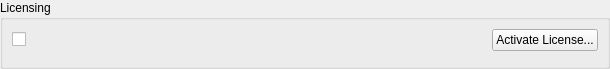
<?xml version="1.0" encoding="UTF-8"?>
<ui version="4.0">
 <class>LicensesProposeWidget</class>
 <widget class="QWidget" name="LicensesProposeWidget">
  <property name="geometry">
   <rect>
    <x>0</x>
    <y>0</y>
    <width>610</width>
    <height>64</height>
   </rect>
  </property>
  <property name="windowTitle">
   <string/>
  </property>
  <layout class="QVBoxLayout" name="verticalLayout">
   <property name="leftMargin">
    <number>0</number>
   </property>
   <property name="topMargin">
    <number>0</number>
   </property>
   <property name="rightMargin">
    <number>0</number>
   </property>
   <property name="bottomMargin">
    <number>0</number>
   </property>
   <item>
    <widget class="QGroupBox" name="licensingGroupBox">
     <property name="sizePolicy">
      <sizepolicy hsizetype="Preferred" vsizetype="Fixed">
       <horstretch>0</horstretch>
       <verstretch>0</verstretch>
      </sizepolicy>
     </property>
     <property name="title">
      <string>Licensing</string>
     </property>
     <layout class="QVBoxLayout" name="verticalLayout_11" stretch="0,1">
      <item>
       <layout class="QHBoxLayout" name="horizontalLayout_7">
        <item>
         <widget class="QCheckBox" name="useLicenseCheckBox"/>
        </item>
        <item>
         <spacer name="horizontalSpacer_4">
          <property name="orientation">
           <enum>Qt::Horizontal</enum>
          </property>
          <property name="sizeHint" stdset="0">
           <size>
            <width>40</width>
            <height>20</height>
           </size>
          </property>
         </spacer>
        </item>
        <item>
         <widget class="QPushButton" name="moreLicensesButton">
          <property name="text">
           <string>Activate License...</string>
          </property>
         </widget>
        </item>
       </layout>
      </item>
      <item>
       <widget class="QnLicensesUsageWidget" name="licensesUsageWidget" native="true">
        <property name="sizePolicy">
         <sizepolicy hsizetype="Preferred" vsizetype="Fixed">
          <horstretch>0</horstretch>
          <verstretch>0</verstretch>
         </sizepolicy>
        </property>
       </widget>
      </item>
     </layout>
    </widget>
   </item>
  </layout>
 </widget>
 <customwidgets>
  <customwidget>
   <class>QnLicensesUsageWidget</class>
   <extends>QWidget</extends>
   <header location="global">nx/vms/client/desktop/resource_properties/camera/legacy/licenses_usage_widget.h</header>
   <container>1</container>
  </customwidget>
 </customwidgets>
 <resources/>
 <connections/>
</ui>
